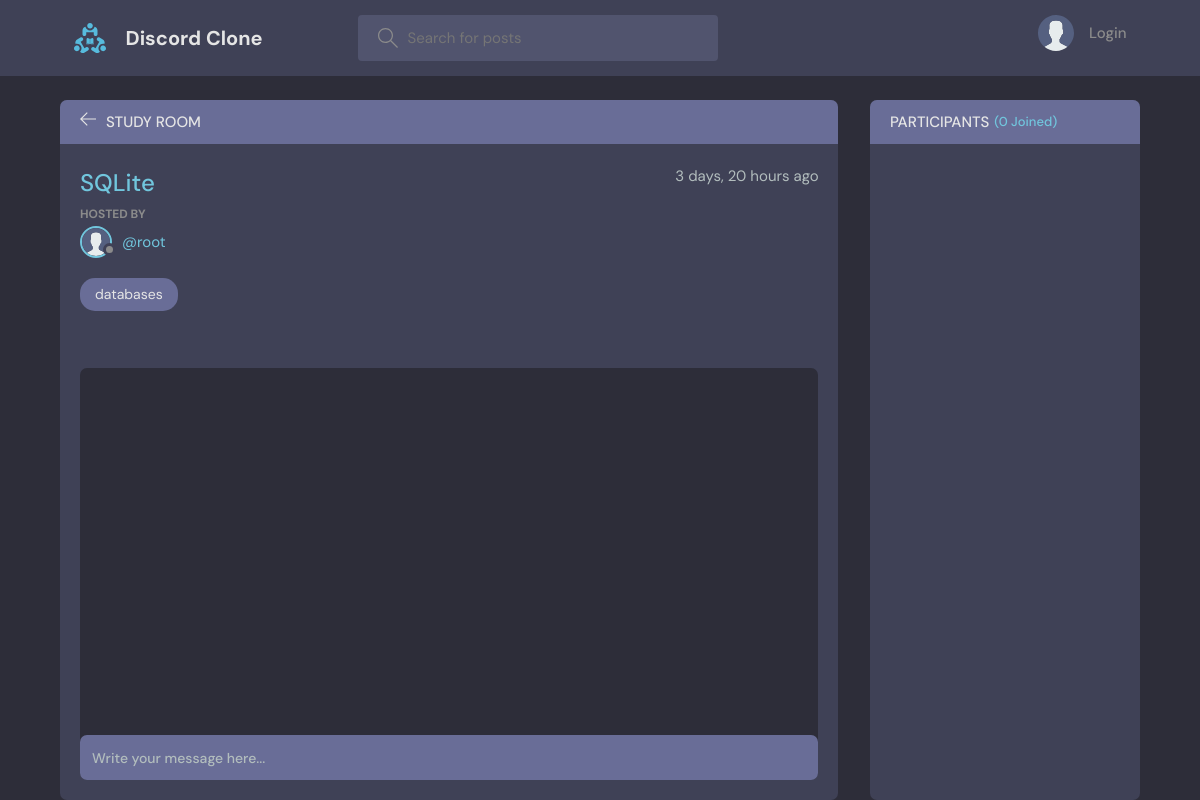
The page /room/6/ on the database as committed earlier.
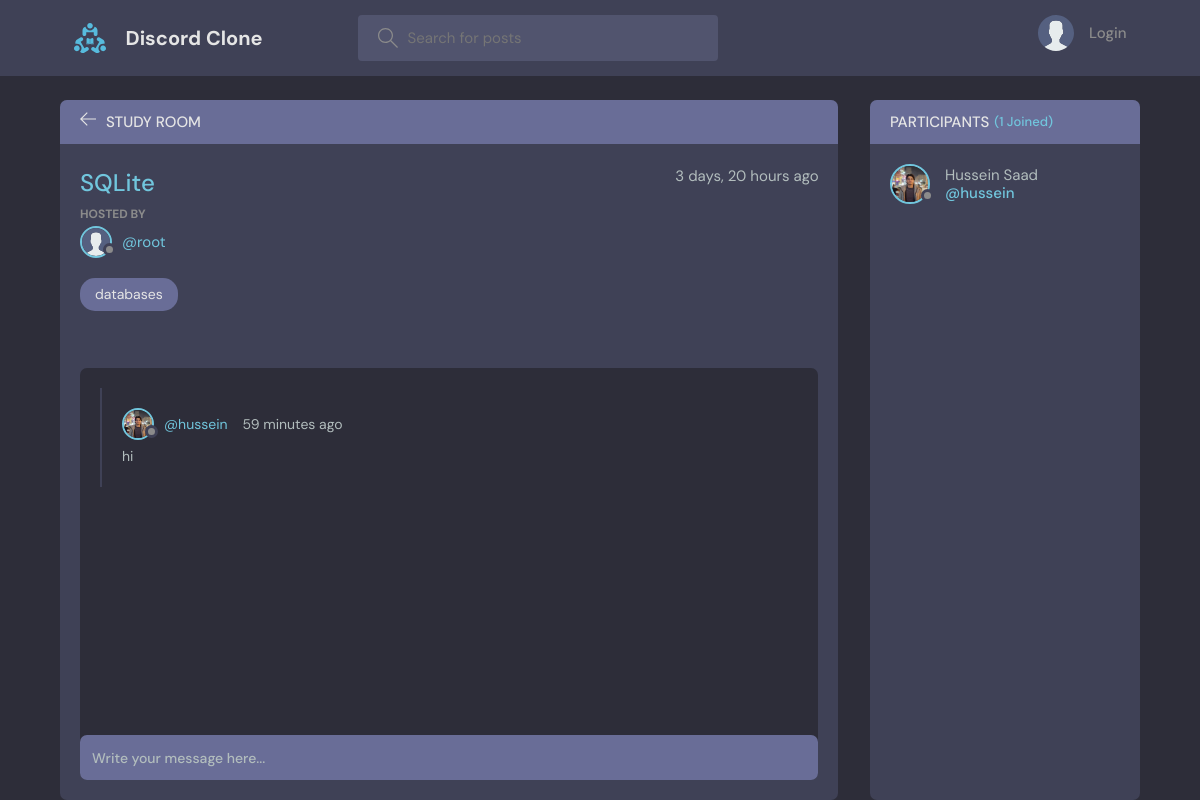
The same page on the database as committed later.
### base/models.py (models this page shows, shortened)
class Message(models.Model):
    body = models.CharField(max_length=200)
    created_at = models.DateTimeField(auto_now_add=True)
    updated_at = models.DateTimeField(auto_now=True)
    user = models.ForeignKey(User,on_delete=models.CASCADE)
    room = models.ForeignKey(Room,on_delete=models.CASCADE)
    class Meta:
        ordering = ['-created_at', '-updated_at']

class User(AbstractUser):
    name = models.CharField(max_length=50, null=True)
    email = models.EmailField(unique=True)
    bio = models.TextField(default='no bio...',null=True)
    avatar = models.ImageField(null=True,default='avatar.svg')
    USERNAME_FIELD = 'email'
    REQUIRED_FIELDS = []

### base/views.py (the view, shortened to what this page needs)
# urls.py: path('room/<str:id>/', views.room,name='room'),
def room(request, id):
    room = Room.objects.get(id=id)
    room_messages = room.message_set.all().order_by('-created_at')
    participants = room.participants.all()
    context = {
        'room': room,
        'room_messages': room_messages,
        'participants': participants,
    }
    return render(request, 'base/room.html', context)

### base/models.py (called while the page is built)
    def __str__(self):
        return self.name

### base/templates/base/room.html (shortened to what this page needs)
{% extends 'base.html' %}
{% block content %}
<main class="profile-page layout layout--2">
  <div class="container">
    <div class="room">
      <div class="room__top">
        <div class="room__topLeft">
          <a href="{% url 'home' %}">
            <svg version="1.1" xmlns="http://www.w3.org/2000/svg" width="32" height="32" viewBox="0 0 32 32">
              <title>arrow-left</title>
              <path
                d="M13.723 2.286l-13.723 13.714 13.719 13.714 1.616-1.611-10.96-10.96h27.625v-2.286h-27.625l10.965-10.965-1.616-1.607z">
              </path>
            </svg>
          </a>
          <h3>Study Room</h3>
        </div>
      </div>
      <div class="room__box scroll">
        <div class="room__header scroll">
          <div class="room__info">
            <h3>{{room.name}}</h3>
            <span>{{room.created_at|timesince}} ago</span>
          </div>
          <div class="room__hosted">
            <p>Hosted By</p>
            <a href="{% url 'profile' room.host.id %}" class="room__author">
              <div class="avatar avatar--small">
                <img src="{{room.host.avatar.url}}" />
              </div>
              <span>@{{room.host.username}}</span>
            </a>
          </div>
          <span class="room__topics">{{room.topic}}</span>
        </div>
        <div class="room__conversation">
          <div class="threads scroll">
            {% for message in room_messages %}
            <div class="thread">
              <div class="thread__top">
                <div class="thread__author">
                  <a href="{% url 'profile' message.user.id %}" class="thread__authorInfo">
                    <div class="avatar avatar--small">
                      <img src="{{message.user.avatar.url}}" />
                    </div>
                    <span>@{{message.user.username}}</span>
                  </a>
                  <span class="thread__date">{{message.created_at|timesince}} ago</span>
                </div>
              </div>
              <div class="thread__details">
                {{message.body}}
              </div>
            </div>
            {% endfor %}
          </div>
        </div>
      </div>
      <div class="room__message">
        <form action="" method="POST">
          <input name="body" placeholder="Write your message here..." />
        </form>
      </div>
    </div>
    <div class="participants">
      <h3 class="participants__top">Participants <span>({{participants.count}} Joined)</span></h3>
      <div class="participants__list scroll">
        {% for user in participants %}
        <a href="{%  url 'profile' user.id %}" class="participant">
          <div class="avatar avatar--medium">
            <img src="{{user.avatar.url}}" />
          </div>
          <p>
            {{user.name}}
            <span>@{{user.username}}</span>
          </p>
        </a>
        {% endfor %}
      </div>
    </div>
  </div>
</main>
{% endblock content %}

Rows that differ between the two databases and show on the page:
added Message: user.avatar (picture), user.username "hussein", created_at "59 minutes", body "hi"
now on this page (row edited): User: avatar (picture), name "Hussein Saad", username "hussein"
Other text that changed with them:
{{ participants.count }}: "0" → "1"
